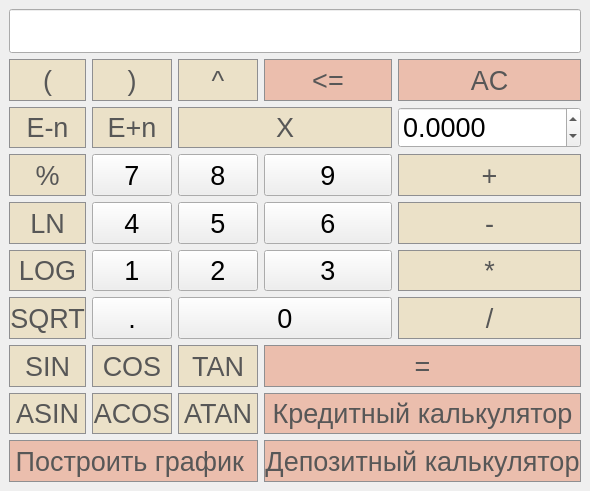
<?xml version="1.0" encoding="UTF-8"?>
<ui version="4.0">
 <class>MainWindow</class>
 <widget class="QMainWindow" name="MainWindow">
  <property name="geometry">
   <rect>
    <x>0</x>
    <y>0</y>
    <width>441</width>
    <height>491</height>
   </rect>
  </property>
  <property name="font">
   <font>
    <pointsize>20</pointsize>
   </font>
  </property>
  <property name="windowTitle">
   <string>MainWindow</string>
  </property>
  <widget class="QWidget" name="centralwidget">
   <layout class="QGridLayout" name="gridLayout_2">
    <item row="9" column="0">
     <widget class="QPushButton" name="pushButton_sin">
      <property name="sizePolicy">
       <sizepolicy hsizetype="Preferred" vsizetype="Preferred">
        <horstretch>0</horstretch>
        <verstretch>0</verstretch>
       </sizepolicy>
      </property>
      <property name="styleSheet">
       <string notr="true"> QPushButton {
     border: 1px solid #8f8f91;
     background-color:rgb(235, 225, 200);
	color:rgb(87, 87, 87)
 }

 QPushButton:pressed {
     background-color: qlineargradient(x1: 0, y1: 0, x2: 0, y2: 1,
                                       stop: 0 #dadbde, stop: 1 #f6f7fa);
 }</string>
      </property>
      <property name="text">
       <string>SIN</string>
      </property>
     </widget>
    </item>
    <item row="7" column="4">
     <widget class="QPushButton" name="pushButton_mul">
      <property name="sizePolicy">
       <sizepolicy hsizetype="Preferred" vsizetype="Preferred">
        <horstretch>0</horstretch>
        <verstretch>0</verstretch>
       </sizepolicy>
      </property>
      <property name="styleSheet">
       <string notr="true"> QPushButton {
     border: 1px solid #8f8f91;
     background-color:rgb(235, 225, 200);
	color:rgb(87, 87, 87)
 }

 QPushButton:pressed {
     background-color: qlineargradient(x1: 0, y1: 0, x2: 0, y2: 1,
                                       stop: 0 #dadbde, stop: 1 #f6f7fa);
 }</string>
      </property>
      <property name="text">
       <string>*</string>
      </property>
     </widget>
    </item>
    <item row="6" column="3">
     <widget class="QPushButton" name="pushButton_6">
      <property name="sizePolicy">
       <sizepolicy hsizetype="Preferred" vsizetype="Preferred">
        <horstretch>0</horstretch>
        <verstretch>0</verstretch>
       </sizepolicy>
      </property>
      <property name="styleSheet">
       <string notr="true">QPushButton:pressed {
     background-color: qlineargradient(x1: 0, y1: 0, x2: 0, y2: 1,
                                       stop: 0 #dadbde, stop: 1 #f6f7fa);
 }</string>
      </property>
      <property name="text">
       <string>6</string>
      </property>
     </widget>
    </item>
    <item row="8" column="2" colspan="2">
     <widget class="QPushButton" name="pushButton_0">
      <property name="sizePolicy">
       <sizepolicy hsizetype="Preferred" vsizetype="Preferred">
        <horstretch>0</horstretch>
        <verstretch>0</verstretch>
       </sizepolicy>
      </property>
      <property name="styleSheet">
       <string notr="true">QPushButton:pressed {
     background-color: qlineargradient(x1: 0, y1: 0, x2: 0, y2: 1,
                                       stop: 0 #dadbde, stop: 1 #f6f7fa);
 }</string>
      </property>
      <property name="text">
       <string>0</string>
      </property>
     </widget>
    </item>
    <item row="2" column="3">
     <widget class="QPushButton" name="pushButton_delete">
      <property name="sizePolicy">
       <sizepolicy hsizetype="Preferred" vsizetype="Preferred">
        <horstretch>0</horstretch>
        <verstretch>0</verstretch>
       </sizepolicy>
      </property>
      <property name="styleSheet">
       <string notr="true"> QPushButton {
     border: 1px solid #8f8f91;
     background-color:rgb(235, 190, 173);
	color:rgb(87, 87, 87)
 }

 QPushButton:pressed {
     background-color: qlineargradient(x1: 0, y1: 0, x2: 0, y2: 1,
                                       stop: 0 #dadbde, stop: 1 #f6f7fa);
 }</string>
      </property>
      <property name="text">
       <string>&lt;=</string>
      </property>
     </widget>
    </item>
    <item row="7" column="3">
     <widget class="QPushButton" name="pushButton_3">
      <property name="sizePolicy">
       <sizepolicy hsizetype="Preferred" vsizetype="Preferred">
        <horstretch>0</horstretch>
        <verstretch>0</verstretch>
       </sizepolicy>
      </property>
      <property name="styleSheet">
       <string notr="true">QPushButton:pressed {
     background-color: qlineargradient(x1: 0, y1: 0, x2: 0, y2: 1,
                                       stop: 0 #dadbde, stop: 1 #f6f7fa);
 }</string>
      </property>
      <property name="text">
       <string>3</string>
      </property>
     </widget>
    </item>
    <item row="4" column="1">
     <widget class="QPushButton" name="pushButton_7">
      <property name="sizePolicy">
       <sizepolicy hsizetype="Preferred" vsizetype="Preferred">
        <horstretch>0</horstretch>
        <verstretch>0</verstretch>
       </sizepolicy>
      </property>
      <property name="styleSheet">
       <string notr="true">QPushButton:pressed {
     background-color: qlineargradient(x1: 0, y1: 0, x2: 0, y2: 1,
                                       stop: 0 #dadbde, stop: 1 #f6f7fa);
 }</string>
      </property>
      <property name="text">
       <string>7</string>
      </property>
     </widget>
    </item>
    <item row="8" column="4">
     <widget class="QPushButton" name="pushButton_div">
      <property name="sizePolicy">
       <sizepolicy hsizetype="Preferred" vsizetype="Preferred">
        <horstretch>0</horstretch>
        <verstretch>0</verstretch>
       </sizepolicy>
      </property>
      <property name="styleSheet">
       <string notr="true"> QPushButton {
     border: 1px solid #8f8f91;
     background-color:rgb(235, 225, 200);
	color:rgb(87, 87, 87)
 }

 QPushButton:pressed {
     background-color: qlineargradient(x1: 0, y1: 0, x2: 0, y2: 1,
                                       stop: 0 #dadbde, stop: 1 #f6f7fa);
 }</string>
      </property>
      <property name="text">
       <string>/</string>
      </property>
     </widget>
    </item>
    <item row="3" column="1">
     <widget class="QPushButton" name="pushButton_e_positiv">
      <property name="sizePolicy">
       <sizepolicy hsizetype="Preferred" vsizetype="Preferred">
        <horstretch>0</horstretch>
        <verstretch>0</verstretch>
       </sizepolicy>
      </property>
      <property name="styleSheet">
       <string notr="true"> QPushButton {
     border: 1px solid #8f8f91;
     background-color:rgb(235, 225, 200);
	color:rgb(87, 87, 87)
 }

 QPushButton:pressed {
     background-color: qlineargradient(x1: 0, y1: 0, x2: 0, y2: 1,
                                       stop: 0 #dadbde, stop: 1 #f6f7fa);
 }</string>
      </property>
      <property name="text">
       <string>E+n</string>
      </property>
     </widget>
    </item>
    <item row="2" column="0">
     <widget class="QPushButton" name="pushButton_open">
      <property name="sizePolicy">
       <sizepolicy hsizetype="Preferred" vsizetype="Preferred">
        <horstretch>0</horstretch>
        <verstretch>0</verstretch>
       </sizepolicy>
      </property>
      <property name="styleSheet">
       <string notr="true"> QPushButton {
     border: 1px solid #8f8f91;
     background-color:rgb(235, 225, 200);
	color:rgb(87, 87, 87)
 }

 QPushButton:pressed {
     background-color: qlineargradient(x1: 0, y1: 0, x2: 0, y2: 1,
                                       stop: 0 #dadbde, stop: 1 #f6f7fa);
 }</string>
      </property>
      <property name="text">
       <string>(</string>
      </property>
     </widget>
    </item>
    <item row="4" column="3">
     <widget class="QPushButton" name="pushButton_9">
      <property name="sizePolicy">
       <sizepolicy hsizetype="Preferred" vsizetype="Preferred">
        <horstretch>0</horstretch>
        <verstretch>0</verstretch>
       </sizepolicy>
      </property>
      <property name="styleSheet">
       <string notr="true">QPushButton:pressed {
     background-color: qlineargradient(x1: 0, y1: 0, x2: 0, y2: 1,
                                       stop: 0 #dadbde, stop: 1 #f6f7fa);
 }</string>
      </property>
      <property name="text">
       <string>9</string>
      </property>
     </widget>
    </item>
    <item row="6" column="4">
     <widget class="QPushButton" name="pushButton_minus">
      <property name="sizePolicy">
       <sizepolicy hsizetype="Preferred" vsizetype="Preferred">
        <horstretch>0</horstretch>
        <verstretch>0</verstretch>
       </sizepolicy>
      </property>
      <property name="styleSheet">
       <string notr="true"> QPushButton {
     border: 1px solid #8f8f91;
     background-color:rgb(235, 225, 200);
	color:rgb(87, 87, 87)
 }

 QPushButton:pressed {
     background-color: qlineargradient(x1: 0, y1: 0, x2: 0, y2: 1,
                                       stop: 0 #dadbde, stop: 1 #f6f7fa);
 }</string>
      </property>
      <property name="text">
       <string>-</string>
      </property>
     </widget>
    </item>
    <item row="4" column="2">
     <widget class="QPushButton" name="pushButton_8">
      <property name="sizePolicy">
       <sizepolicy hsizetype="Preferred" vsizetype="Preferred">
        <horstretch>0</horstretch>
        <verstretch>0</verstretch>
       </sizepolicy>
      </property>
      <property name="styleSheet">
       <string notr="true">QPushButton:pressed {
     background-color: qlineargradient(x1: 0, y1: 0, x2: 0, y2: 1,
                                       stop: 0 #dadbde, stop: 1 #f6f7fa);
 }</string>
      </property>
      <property name="text">
       <string>8</string>
      </property>
     </widget>
    </item>
    <item row="6" column="1">
     <widget class="QPushButton" name="pushButton_4">
      <property name="sizePolicy">
       <sizepolicy hsizetype="Preferred" vsizetype="Preferred">
        <horstretch>0</horstretch>
        <verstretch>0</verstretch>
       </sizepolicy>
      </property>
      <property name="styleSheet">
       <string notr="true">QPushButton:pressed {
     background-color: qlineargradient(x1: 0, y1: 0, x2: 0, y2: 1,
                                       stop: 0 #dadbde, stop: 1 #f6f7fa);
 }</string>
      </property>
      <property name="text">
       <string>4</string>
      </property>
     </widget>
    </item>
    <item row="10" column="3" colspan="2">
     <widget class="QPushButton" name="pushButton_creditCalc">
      <property name="sizePolicy">
       <sizepolicy hsizetype="Preferred" vsizetype="Preferred">
        <horstretch>0</horstretch>
        <verstretch>0</verstretch>
       </sizepolicy>
      </property>
      <property name="styleSheet">
       <string notr="true"> QPushButton {
     border: 1px solid #8f8f91;
     background-color:rgb(235, 190, 173);
	color:rgb(87, 87, 87)
 }

 QPushButton:pressed {
     background-color: qlineargradient(x1: 0, y1: 0, x2: 0, y2: 1,
                                       stop: 0 #dadbde, stop: 1 #f6f7fa);
 }</string>
      </property>
      <property name="text">
       <string>Кредитный калькулятор</string>
      </property>
     </widget>
    </item>
    <item row="9" column="3" colspan="2">
     <widget class="QPushButton" name="pushButton_result">
      <property name="sizePolicy">
       <sizepolicy hsizetype="Preferred" vsizetype="Preferred">
        <horstretch>0</horstretch>
        <verstretch>0</verstretch>
       </sizepolicy>
      </property>
      <property name="styleSheet">
       <string notr="true"> QPushButton {
     border: 1px solid #8f8f91;
     background-color:rgb(235, 190, 173);
	color:rgb(87, 87, 87)
 }

 QPushButton:pressed {
     background-color: qlineargradient(x1: 0, y1: 0, x2: 0, y2: 1,
                                       stop: 0 #dadbde, stop: 1 #f6f7fa);
 }</string>
      </property>
      <property name="text">
       <string>=</string>
      </property>
     </widget>
    </item>
    <item row="4" column="0">
     <widget class="QPushButton" name="pushButton_mod">
      <property name="sizePolicy">
       <sizepolicy hsizetype="Preferred" vsizetype="Preferred">
        <horstretch>0</horstretch>
        <verstretch>0</verstretch>
       </sizepolicy>
      </property>
      <property name="styleSheet">
       <string notr="true"> QPushButton {
     border: 1px solid #8f8f91;
     background-color:rgb(235, 225, 200);
	color:rgb(87, 87, 87)
 }

 QPushButton:pressed {
     background-color: qlineargradient(x1: 0, y1: 0, x2: 0, y2: 1,
                                       stop: 0 #dadbde, stop: 1 #f6f7fa);
 }</string>
      </property>
      <property name="text">
       <string>%</string>
      </property>
     </widget>
    </item>
    <item row="8" column="1">
     <widget class="QPushButton" name="pushButton_point">
      <property name="sizePolicy">
       <sizepolicy hsizetype="Preferred" vsizetype="Preferred">
        <horstretch>0</horstretch>
        <verstretch>0</verstretch>
       </sizepolicy>
      </property>
      <property name="styleSheet">
       <string notr="true">QPushButton:pressed {
     background-color: qlineargradient(x1: 0, y1: 0, x2: 0, y2: 1,
                                       stop: 0 #dadbde, stop: 1 #f6f7fa);
 }</string>
      </property>
      <property name="text">
       <string>.</string>
      </property>
     </widget>
    </item>
    <item row="7" column="1">
     <widget class="QPushButton" name="pushButton_1">
      <property name="sizePolicy">
       <sizepolicy hsizetype="Preferred" vsizetype="Preferred">
        <horstretch>0</horstretch>
        <verstretch>0</verstretch>
       </sizepolicy>
      </property>
      <property name="styleSheet">
       <string notr="true">QPushButton:pressed {
     background-color: qlineargradient(x1: 0, y1: 0, x2: 0, y2: 1,
                                       stop: 0 #dadbde, stop: 1 #f6f7fa);
 }</string>
      </property>
      <property name="text">
       <string>1</string>
      </property>
     </widget>
    </item>
    <item row="10" column="2">
     <widget class="QPushButton" name="pushButton_atan">
      <property name="sizePolicy">
       <sizepolicy hsizetype="Preferred" vsizetype="Preferred">
        <horstretch>0</horstretch>
        <verstretch>0</verstretch>
       </sizepolicy>
      </property>
      <property name="styleSheet">
       <string notr="true"> QPushButton {
     border: 1px solid #8f8f91;
     background-color:rgb(235, 225, 200);
	color:rgb(87, 87, 87)
 }

 QPushButton:pressed {
     background-color: qlineargradient(x1: 0, y1: 0, x2: 0, y2: 1,
                                       stop: 0 #dadbde, stop: 1 #f6f7fa);
 }</string>
      </property>
      <property name="text">
       <string>ATAN</string>
      </property>
     </widget>
    </item>
    <item row="2" column="2">
     <widget class="QPushButton" name="pushButton_pow">
      <property name="sizePolicy">
       <sizepolicy hsizetype="Preferred" vsizetype="Preferred">
        <horstretch>0</horstretch>
        <verstretch>0</verstretch>
       </sizepolicy>
      </property>
      <property name="styleSheet">
       <string notr="true"> QPushButton {
     border: 1px solid #8f8f91;
     background-color:rgb(235, 225, 200);
	color:rgb(87, 87, 87)
 }

 QPushButton:pressed {
     background-color: qlineargradient(x1: 0, y1: 0, x2: 0, y2: 1,
                                       stop: 0 #dadbde, stop: 1 #f6f7fa);
 }</string>
      </property>
      <property name="text">
       <string>^</string>
      </property>
     </widget>
    </item>
    <item row="4" column="4">
     <widget class="QPushButton" name="pushButton_plus">
      <property name="sizePolicy">
       <sizepolicy hsizetype="Preferred" vsizetype="Preferred">
        <horstretch>0</horstretch>
        <verstretch>0</verstretch>
       </sizepolicy>
      </property>
      <property name="styleSheet">
       <string notr="true"> QPushButton {
     border: 1px solid #8f8f91;
     background-color:rgb(235, 225, 200);
	color:rgb(87, 87, 87)
 }

 QPushButton:pressed {
     background-color: qlineargradient(x1: 0, y1: 0, x2: 0, y2: 1,
                                       stop: 0 #dadbde, stop: 1 #f6f7fa);
 }</string>
      </property>
      <property name="text">
       <string>+</string>
      </property>
     </widget>
    </item>
    <item row="6" column="0">
     <widget class="QPushButton" name="pushButton_ln">
      <property name="sizePolicy">
       <sizepolicy hsizetype="Preferred" vsizetype="Preferred">
        <horstretch>0</horstretch>
        <verstretch>0</verstretch>
       </sizepolicy>
      </property>
      <property name="styleSheet">
       <string notr="true"> QPushButton {
     border: 1px solid #8f8f91;
     background-color:rgb(235, 225, 200);
	color:rgb(87, 87, 87)
 }

 QPushButton:pressed {
     background-color: qlineargradient(x1: 0, y1: 0, x2: 0, y2: 1,
                                       stop: 0 #dadbde, stop: 1 #f6f7fa);
 }</string>
      </property>
      <property name="text">
       <string>LN</string>
      </property>
     </widget>
    </item>
    <item row="7" column="2">
     <widget class="QPushButton" name="pushButton_2">
      <property name="sizePolicy">
       <sizepolicy hsizetype="Preferred" vsizetype="Preferred">
        <horstretch>0</horstretch>
        <verstretch>0</verstretch>
       </sizepolicy>
      </property>
      <property name="styleSheet">
       <string notr="true">QPushButton:pressed {
     background-color: qlineargradient(x1: 0, y1: 0, x2: 0, y2: 1,
                                       stop: 0 #dadbde, stop: 1 #f6f7fa);
 }</string>
      </property>
      <property name="text">
       <string>2</string>
      </property>
     </widget>
    </item>
    <item row="3" column="4">
     <widget class="QDoubleSpinBox" name="x_value">
      <property name="sizePolicy">
       <sizepolicy hsizetype="Preferred" vsizetype="Preferred">
        <horstretch>0</horstretch>
        <verstretch>0</verstretch>
       </sizepolicy>
      </property>
      <property name="styleSheet">
       <string notr="true"/>
      </property>
      <property name="decimals">
       <number>4</number>
      </property>
      <property name="minimum">
       <double>-10000.000000000000000</double>
      </property>
      <property name="maximum">
       <double>10000.000000000000000</double>
      </property>
     </widget>
    </item>
    <item row="12" column="0" colspan="3">
     <widget class="QPushButton" name="pushButton_createGraf">
      <property name="sizePolicy">
       <sizepolicy hsizetype="Preferred" vsizetype="Preferred">
        <horstretch>0</horstretch>
        <verstretch>0</verstretch>
       </sizepolicy>
      </property>
      <property name="styleSheet">
       <string notr="true"> QPushButton {
     border: 1px solid #8f8f91;
     background-color:rgb(235, 190, 173);
	color:rgb(87, 87, 87)
 }

 QPushButton:pressed {
     background-color: qlineargradient(x1: 0, y1: 0, x2: 0, y2: 1,
                                       stop: 0 #dadbde, stop: 1 #f6f7fa);
 }</string>
      </property>
      <property name="text">
       <string>Построить график </string>
      </property>
     </widget>
    </item>
    <item row="2" column="1">
     <widget class="QPushButton" name="pushButton_close">
      <property name="sizePolicy">
       <sizepolicy hsizetype="Preferred" vsizetype="Preferred">
        <horstretch>0</horstretch>
        <verstretch>0</verstretch>
       </sizepolicy>
      </property>
      <property name="styleSheet">
       <string notr="true"> QPushButton {
     border: 1px solid #8f8f91;
     background-color:rgb(235, 225, 200);
	color:rgb(87, 87, 87)
 }

 QPushButton:pressed {
     background-color: qlineargradient(x1: 0, y1: 0, x2: 0, y2: 1,
                                       stop: 0 #dadbde, stop: 1 #f6f7fa);
 }</string>
      </property>
      <property name="text">
       <string>)</string>
      </property>
     </widget>
    </item>
    <item row="8" column="0">
     <widget class="QPushButton" name="pushButton_sqrt">
      <property name="sizePolicy">
       <sizepolicy hsizetype="Preferred" vsizetype="Preferred">
        <horstretch>0</horstretch>
        <verstretch>0</verstretch>
       </sizepolicy>
      </property>
      <property name="styleSheet">
       <string notr="true"> QPushButton {
     border: 1px solid #8f8f91;
     background-color:rgb(235, 225, 200);
	color:rgb(87, 87, 87)
 }

 QPushButton:pressed {
     background-color: qlineargradient(x1: 0, y1: 0, x2: 0, y2: 1,
                                       stop: 0 #dadbde, stop: 1 #f6f7fa);
 }</string>
      </property>
      <property name="text">
       <string>SQRT</string>
      </property>
     </widget>
    </item>
    <item row="12" column="3" colspan="2">
     <widget class="QPushButton" name="pushButton_depoCalc">
      <property name="sizePolicy">
       <sizepolicy hsizetype="Preferred" vsizetype="Preferred">
        <horstretch>0</horstretch>
        <verstretch>0</verstretch>
       </sizepolicy>
      </property>
      <property name="styleSheet">
       <string notr="true"> QPushButton {
     border: 1px solid #8f8f91;
     background-color:rgb(235, 190, 173);
	color:rgb(87, 87, 87)
 }

 QPushButton:pressed {
     background-color: qlineargradient(x1: 0, y1: 0, x2: 0, y2: 1,
                                       stop: 0 #dadbde, stop: 1 #f6f7fa);
 }</string>
      </property>
      <property name="text">
       <string>Депозитный калькулятор</string>
      </property>
     </widget>
    </item>
    <item row="10" column="0">
     <widget class="QPushButton" name="pushButton_asin">
      <property name="sizePolicy">
       <sizepolicy hsizetype="Preferred" vsizetype="Preferred">
        <horstretch>0</horstretch>
        <verstretch>0</verstretch>
       </sizepolicy>
      </property>
      <property name="styleSheet">
       <string notr="true"> QPushButton {
     border: 1px solid #8f8f91;
     background-color:rgb(235, 225, 200);
	color:rgb(87, 87, 87)
 }

 QPushButton:pressed {
     background-color: qlineargradient(x1: 0, y1: 0, x2: 0, y2: 1,
                                       stop: 0 #dadbde, stop: 1 #f6f7fa);
 }</string>
      </property>
      <property name="text">
       <string>ASIN</string>
      </property>
     </widget>
    </item>
    <item row="9" column="1">
     <widget class="QPushButton" name="pushButton_cos">
      <property name="sizePolicy">
       <sizepolicy hsizetype="Preferred" vsizetype="Preferred">
        <horstretch>0</horstretch>
        <verstretch>0</verstretch>
       </sizepolicy>
      </property>
      <property name="styleSheet">
       <string notr="true"> QPushButton {
     border: 1px solid #8f8f91;
     background-color:rgb(235, 225, 200);
	color:rgb(87, 87, 87)
 }

 QPushButton:pressed {
     background-color: qlineargradient(x1: 0, y1: 0, x2: 0, y2: 1,
                                       stop: 0 #dadbde, stop: 1 #f6f7fa);
 }</string>
      </property>
      <property name="text">
       <string>COS</string>
      </property>
     </widget>
    </item>
    <item row="2" column="4">
     <widget class="QPushButton" name="pushButton_clear">
      <property name="sizePolicy">
       <sizepolicy hsizetype="Preferred" vsizetype="Preferred">
        <horstretch>0</horstretch>
        <verstretch>0</verstretch>
       </sizepolicy>
      </property>
      <property name="styleSheet">
       <string notr="true"> QPushButton {
     border: 1px solid #8f8f91;
     background-color:rgb(235, 190, 173);
	color:rgb(87, 87, 87)
 }

 QPushButton:pressed {
     background-color: qlineargradient(x1: 0, y1: 0, x2: 0, y2: 1,
                                       stop: 0 #dadbde, stop: 1 #f6f7fa);
 }</string>
      </property>
      <property name="text">
       <string>AC</string>
      </property>
     </widget>
    </item>
    <item row="7" column="0">
     <widget class="QPushButton" name="pushButton_log">
      <property name="sizePolicy">
       <sizepolicy hsizetype="Preferred" vsizetype="Preferred">
        <horstretch>0</horstretch>
        <verstretch>0</verstretch>
       </sizepolicy>
      </property>
      <property name="styleSheet">
       <string notr="true"> QPushButton {
     border: 1px solid #8f8f91;
     background-color:rgb(235, 225, 200);
	color:rgb(87, 87, 87)
 }

 QPushButton:pressed {
     background-color: qlineargradient(x1: 0, y1: 0, x2: 0, y2: 1,
                                       stop: 0 #dadbde, stop: 1 #f6f7fa);
 }</string>
      </property>
      <property name="text">
       <string>LOG</string>
      </property>
     </widget>
    </item>
    <item row="6" column="2">
     <widget class="QPushButton" name="pushButton_5">
      <property name="sizePolicy">
       <sizepolicy hsizetype="Preferred" vsizetype="Preferred">
        <horstretch>0</horstretch>
        <verstretch>0</verstretch>
       </sizepolicy>
      </property>
      <property name="styleSheet">
       <string notr="true">QPushButton:pressed {
     background-color: qlineargradient(x1: 0, y1: 0, x2: 0, y2: 1,
                                       stop: 0 #dadbde, stop: 1 #f6f7fa);
 }</string>
      </property>
      <property name="text">
       <string>5</string>
      </property>
     </widget>
    </item>
    <item row="9" column="2">
     <widget class="QPushButton" name="pushButton_tan">
      <property name="sizePolicy">
       <sizepolicy hsizetype="Preferred" vsizetype="Preferred">
        <horstretch>0</horstretch>
        <verstretch>0</verstretch>
       </sizepolicy>
      </property>
      <property name="styleSheet">
       <string notr="true"> QPushButton {
     border: 1px solid #8f8f91;
     background-color:rgb(235, 225, 200);
	color:rgb(87, 87, 87)
 }

 QPushButton:pressed {
     background-color: qlineargradient(x1: 0, y1: 0, x2: 0, y2: 1,
                                       stop: 0 #dadbde, stop: 1 #f6f7fa);
 }</string>
      </property>
      <property name="text">
       <string>TAN</string>
      </property>
     </widget>
    </item>
    <item row="3" column="0">
     <widget class="QPushButton" name="pushButton_e_negativ">
      <property name="sizePolicy">
       <sizepolicy hsizetype="Preferred" vsizetype="Preferred">
        <horstretch>0</horstretch>
        <verstretch>0</verstretch>
       </sizepolicy>
      </property>
      <property name="styleSheet">
       <string notr="true"> QPushButton {
     border: 1px solid #8f8f91;
     background-color:rgb(235, 225, 200);
	color:rgb(87, 87, 87)
 }

 QPushButton:pressed {
     background-color: qlineargradient(x1: 0, y1: 0, x2: 0, y2: 1,
                                       stop: 0 #dadbde, stop: 1 #f6f7fa);
 }</string>
      </property>
      <property name="text">
       <string>E-n</string>
      </property>
     </widget>
    </item>
    <item row="10" column="1">
     <widget class="QPushButton" name="pushButton_acos">
      <property name="sizePolicy">
       <sizepolicy hsizetype="Preferred" vsizetype="Preferred">
        <horstretch>0</horstretch>
        <verstretch>0</verstretch>
       </sizepolicy>
      </property>
      <property name="styleSheet">
       <string notr="true"> QPushButton {
     border: 1px solid #8f8f91;
     background-color:rgb(235, 225, 200);
	color:rgb(87, 87, 87)
 }

 QPushButton:pressed {
     background-color: qlineargradient(x1: 0, y1: 0, x2: 0, y2: 1,
                                       stop: 0 #dadbde, stop: 1 #f6f7fa);
 }</string>
      </property>
      <property name="text">
       <string>ACOS</string>
      </property>
     </widget>
    </item>
    <item row="3" column="2" colspan="2">
     <widget class="QPushButton" name="pushButton_x">
      <property name="sizePolicy">
       <sizepolicy hsizetype="Preferred" vsizetype="Preferred">
        <horstretch>0</horstretch>
        <verstretch>0</verstretch>
       </sizepolicy>
      </property>
      <property name="styleSheet">
       <string notr="true"> QPushButton {
     border: 1px solid #8f8f91;
     background-color:rgb(235, 225, 200);
	color:rgb(87, 87, 87)
 }

 QPushButton:pressed {
     background-color: qlineargradient(x1: 0, y1: 0, x2: 0, y2: 1,
                                       stop: 0 #dadbde, stop: 1 #f6f7fa);
 }</string>
      </property>
      <property name="text">
       <string>X</string>
      </property>
     </widget>
    </item>
    <item row="0" column="0" colspan="5">
     <widget class="QLineEdit" name="result_show">
      <property name="sizePolicy">
       <sizepolicy hsizetype="Preferred" vsizetype="Preferred">
        <horstretch>0</horstretch>
        <verstretch>0</verstretch>
       </sizepolicy>
      </property>
      <property name="font">
       <font>
        <pointsize>23</pointsize>
       </font>
      </property>
      <property name="alignment">
       <set>Qt::AlignRight|Qt::AlignTrailing|Qt::AlignVCenter</set>
      </property>
     </widget>
    </item>
   </layout>
  </widget>
 </widget>
 <resources/>
 <connections/>
</ui>
